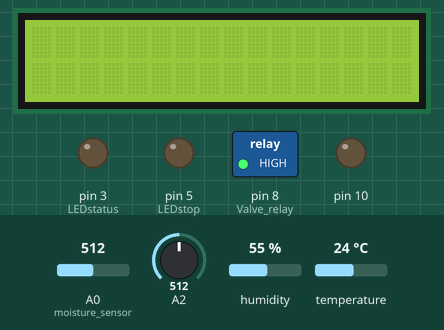
Simulated run of this sketch. Board: Arduino Uno, built with avr-gcc and run on an emulated ATmega328P. On the bench: 16×2 character LCD, switched loads named in the sketch (green lamp = pin HIGH), output pins drawn as LEDs (lit = HIGH). The test bench sets the inputs (shaded band); at power-on: A2 = 512, A0 (moisture_sensor) = 512, humidity 55 %, temperature 24 °C. The local clock reads 2024-03-15 10:24:30 at power-on unless the sketch sets it; storage starts empty; what the sketch prints to the serial monitor is not drawn.

Above: at 8.8 s.
8.9 s: A2 set to 340
At 16.7 s:
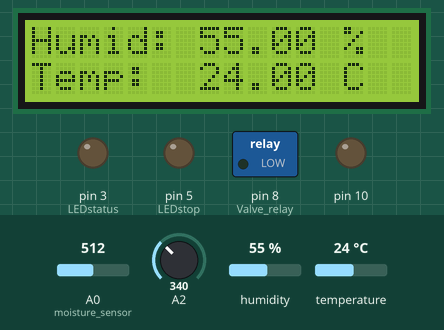
22.4 s: A2 set to 306
At 34.3 s:
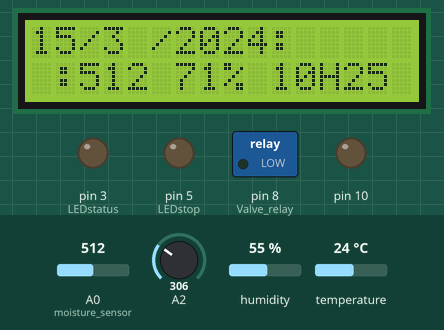
34.8 s: A0 (moisture_sensor) set to 367
At 45.7 s:
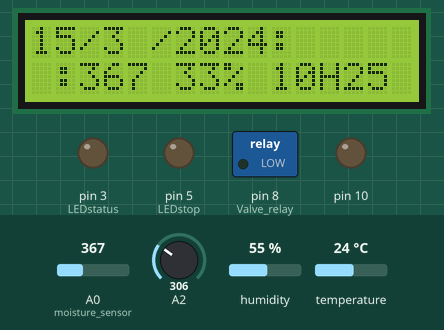
46.5 s: A0 (moisture_sensor) set to 336
At 50.6 s:
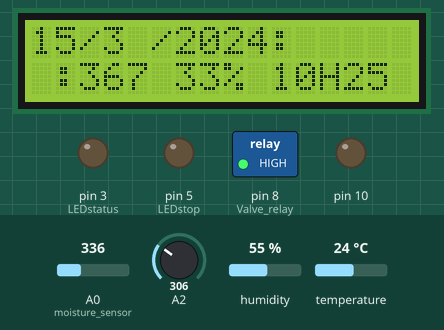
60.0 s: A0 (moisture_sensor) set to 360
At 67.0 s:
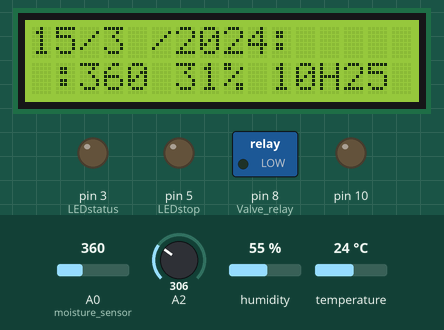
73.5 s: humidity set to 22 %
At 84.6 s:
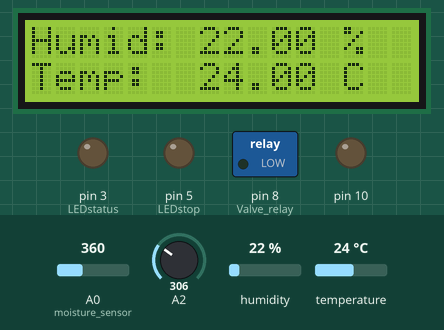
Timing chart, 0 to 86.1 s (numbered marks = the images above; inputs shaded):
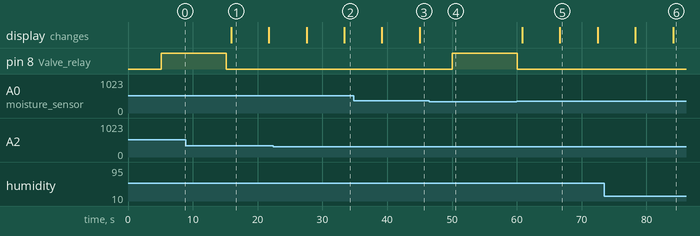

The sketch:

Automatic_Gardening-Watering.ino
```cpp
/******** Automtic Gardening *****************/
#include <Wire.h>                   //I2C Bus
#include <RTClib.h>                 //Real Time Clock
#include <SD.h>                     //SD Card
#include <LiquidCrystal_I2C.h>      // I2C Lcd Display
#include <dht.h>                    //DHT11 Humidity and Temperadure Sensor

#define deviceAddress 0x68
#define DHT11_PIN 7                 // Defines DHT11 pins

dht DHT;
RTC_DS3231 rtc;                     //the object rtc is created from the class RTC_DS3231

LiquidCrystal_I2C lcd(0x27, 2, 1, 0, 4, 5, 6, 7, 3, POSITIVE); //LCD screen init

File Output_File;

String date;
char filename[] = "LOGGER00.txt";
const int SD_write_ms = 120000;      // Time in ms to Write Output File

const int LCD_refresh_ms = 5000;      // Time in ms to Change LCD Page
int LCD_state = 0;                   // LCD display page
float LCD_time_counter = 0;           // Counts Time to compare with LCD_refresh_ms
float base_LCD_time = 0;             // Zero ref for LCD_time_counter

const int LEDstatus = 3;
const int LEDstop = 5;

const int moisture_sensor = A0;
const int msAirValue = 600;           // Moister sensor Air value
const int msWaterValue = 240;         // Moister sensor Water value
const int Soil_moist_threshold = 350; // Max soil moister threshold to water
int Soil_moisture = 0;                // Variable to check if water is needed
int Soil_moist_percent=0;             // Soil_moisture as percentage

bool Watering_trig = LOW;             // If watering = HIGH -> Water_Garden function turns on the Valve
bool Watering_flag = LOW;             // If watering = HIGH -> Water_Garden function turns on the Valve
bool Valve_state = LOW;               // Valve State (open/closed)
bool  Valve_state_flag= LOW;
const int Valve_Open_ms = 10000;      // Time in ms to let the Valve Open
const int Valve_voltage_thd = 500;      // If Valve_voltage > Valve_voltage_thd Valve is OPEN
int Valve_voltage = 0;                 // Measured Valve Voltage
int Valve_relay = 8;                  // Valve relay pin definition
int base_watering_day = 0;            // Variable to compare if we are in a different day
int base_watering_hour = 0;           // Variable to compare if we are in a different hour
int Water_count_day = 0;              // Counts how many times the garden was watered in the last day
int Water_count_hour = 0;             // Counts how many times the garden was watered in the last day

float SD_write_time_counter = 0;      // Counts how many milli seconds passed since last SD file write
float base_SD_write_time = 0;         // Zero ref for SD_write_time_counter

struct date_time{
      int year;
      int month;
      int day;
      int hour;
      int minute;
      int second;
    };

date_time get_dateTime() {

  DateTime nowTime = rtc.now();
  date_time today;

  today.year = nowTime.year();
  today.month = nowTime.month();
  today.day = nowTime.day();

  today.hour = nowTime.hour();
  today.minute = nowTime.minute();
  today.second = nowTime.second();

  return today;
 }

void dateTime(uint16_t* date, uint16_t* time) {
  DateTime now = rtc.now();
  *date = FAT_DATE(now.year(), now.month(), now.day());       // return date using FAT_DATE macro to format fields
  *time = FAT_TIME(now.hour(), now.minute(), now.second());   // return time using FAT_TIME macro to format fields
}


bool to_water( uint16_t Soil_moisture, uint16_t Current_day,uint16_t Current_hour){
  if (base_watering_day != Current_day){
    base_watering_day = Current_day;
    Water_count_day = 0;}

  if (base_watering_hour != Current_hour){
    base_watering_hour = Current_hour;
    Water_count_hour = 0;}

    if (Soil_moisture > Soil_moist_threshold){
        if (Water_count_day < 3 && Water_count_hour < 1){
              Water_count_day = Water_count_day + 1;
              Water_count_hour = Water_count_hour + 1;
              return HIGH;}
        else return LOW; }
        }

bool WATERING(){
    digitalWrite(Valve_relay, HIGH);
    delay (Valve_Open_ms);
    digitalWrite(Valve_relay, LOW);
  }

bool VALVE_STATE(){
    for (int i = 0; i < 3; i++){
      delay(250);
      Valve_voltage = Valve_voltage + analogRead(A2);
    }
      Valve_voltage = Valve_voltage / 3;
      if (Valve_voltage > Valve_voltage_thd){
        return HIGH;
        }
       else return LOW;

  }

void STOP()
{
 while(1);
}
void setup()
{
  Serial.begin(9600);
  Serial.print("INIT");
  pinMode(10, OUTPUT);
  rtc.begin();
  lcd.begin(16,2); //define LCD:  16 columns and 2 rows
  lcd.backlight(); // LCD Backlight ON

  if (!SD.begin(4)) {
    return;
  }
  SdFile::dateTimeCallback(dateTime);

  pinMode(LEDstatus, OUTPUT);
  pinMode(LEDstop, OUTPUT);
  pinMode(moisture_sensor, INPUT);
  pinMode(Valve_relay, OUTPUT);

  digitalWrite(Valve_relay, LOW);

  date_time now_datetime;
  now_datetime = get_dateTime();
  base_watering_day = now_datetime.day;

  for (uint8_t i = 0; i < 100; i++) { //If filename exists increments 1 to filename number
    filename[6] = i/10 + '0';
    filename[7] = i%10 + '0';
    if (! SD.exists(filename)) {
      Output_File = SD.open(filename, FILE_WRITE);
      Output_File.println("Date,Time,Temperature,Humidity,Soil Moister, Soil Moister Percent,Watering?,Valve State");
      Output_File.close();
      break;}  // leave the loop!
  }
}

void loop()
{
  delay(5000);

  date_time now_datetime;
  now_datetime = get_dateTime();

  Output_File = SD.open(filename, FILE_WRITE);
  SD_write_time_counter = millis() - base_SD_write_time;

  int Get_Temp_Hum = DHT.read11(DHT11_PIN);

  Soil_moisture = analogRead(moisture_sensor);
  Soil_moist_percent = map (Soil_moisture, 240, 620, 0, 100);

  Watering_trig = to_water(Soil_moisture, now_datetime.day, now_datetime.hour);

  if (Watering_trig == HIGH){
    WATERING();
    Watering_trig = LOW;
    Watering_flag = HIGH;}

  Valve_state = VALVE_STATE();

  if (Valve_state == HIGH){
    Valve_state_flag = HIGH;
  }

  if (Watering_trig == LOW && Valve_state == HIGH){

    STOP();
  }
  Serial.print(SD_write_time_counter);
  if ( Output_File && (SD_write_time_counter > 120000) ){

    base_SD_write_time = millis();

    //date
    Output_File.print(now_datetime.year, DEC);
    Output_File.print("/");
    Output_File.print(now_datetime.month, DEC);
    Output_File.print("/");
    Output_File.print(now_datetime.day, DEC);
    Output_File.print(",");

    //time
    Output_File.print(now_datetime.hour);
    Output_File.print(':');
    Output_File.print(now_datetime.minute);
    Output_File.print(",");

    //sensors
    Output_File.print(DHT.temperature);
    Output_File.print(",");
    Output_File.print(DHT.humidity);
    Output_File.print(",");
    Output_File.print(Soil_moisture);
    Output_File.print(",");
    Output_File.print(Soil_moist_percent);

    //watering

    if (Watering_flag == HIGH){
      Output_File.print(",");
      Output_File.print("1");
      Watering_flag = LOW;}

    else{
       Output_File.print(",");
      Output_File.print("0");}

      //Valve State
    if (Valve_state_flag == HIGH){
      Output_File.print(",");
      Output_File.println("1");
      Valve_state_flag = LOW;}

    else{
       Output_File.print(",");
      Output_File.println("0");}

  }

  Output_File.close();

// Print to LCD \\

  LCD_time_counter = millis() - base_LCD_time;

  if (LCD_time_counter >LCD_refresh_ms && LCD_state == 0){

    lcd.clear();
    LCD_state = 1;
    base_LCD_time = millis();

      // Humid \\

    lcd.setCursor(0,0); //first row first column
    lcd.print("Humid:"); //16 characters poer line

    lcd.setCursor(7,0);
    lcd.print(DHT.humidity);

    lcd.setCursor(13,0);
    lcd.print("%");

    // Temp \\

    lcd.setCursor(0,1); //first row second column
    lcd.print("Temp:"); //16 characters poer line

    lcd.setCursor(7,1);
    lcd.print(DHT.temperature);

    lcd.setCursor(13,1);
    lcd.print("C"); }

  LCD_time_counter = millis() - base_LCD_time;


  if (LCD_time_counter >LCD_refresh_ms && LCD_state == 1){

    lcd.clear();//Clean the screen
    LCD_state = 0;
    base_LCD_time = millis();

  // Date \\
    lcd.setCursor(0,0);
    lcd.print(now_datetime.day);

    lcd.setCursor(2,0);
    lcd.print("/");

    lcd.setCursor(3,0);
    lcd.print(now_datetime.month);

    lcd.setCursor(5,0);
    lcd.print("/");

    lcd.setCursor(6,0);
    lcd.print(now_datetime.year);

  // Time \\
    lcd.setCursor(12,1);
    lcd.print(":");

    lcd.setCursor(13,1);
    lcd.print(now_datetime.minute);

    lcd.setCursor(10,1);
    lcd.print(now_datetime.hour);

  // Humid\\
    lcd.setCursor(0,1);
    lcd.print("H");

    lcd.setCursor(1,1);
    lcd.print(":");

    lcd.setCursor(2,1);
    lcd.print(Soil_moisture);

    lcd.setCursor(6,1);
    lcd.print(Soil_moist_percent);

    lcd.setCursor(8,1);
    lcd.print("%");}
}
```

Measured:
- the behaviour switches between 351 and 350 on A0 (moisture_sensor) (found by bisection; images 3 and 4)
- after the input at 8.9 s, the display: changes after 7.0 s (image 1)
- after the input at 22.4 s, the display: first differs from a run without the input after 11.0 s (image 2)
- after the input at 34.8 s, the display: first differs from a run without the input after 10.2 s (image 3)
- after the input at 46.5 s, pin 8 (Valve_relay): LOW → HIGH after 3.5 s
- after the input at 60.0 s, pin 8 (Valve_relay): goes on until 60.0 s, then stays LOW; the display: first differs from a run without the input after 6.6 s (image 5)
- after the input at 73.5 s, the display: first differs from a run without the input after 10.6 s (image 6)
